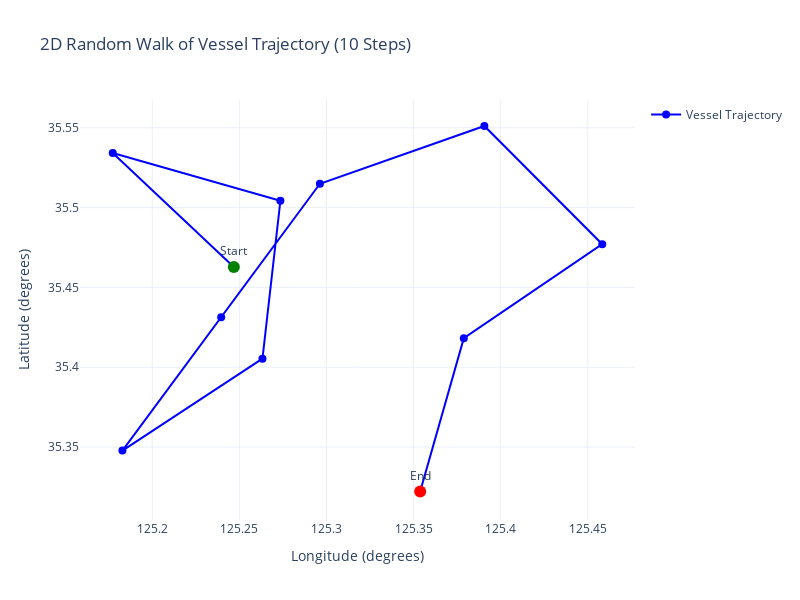
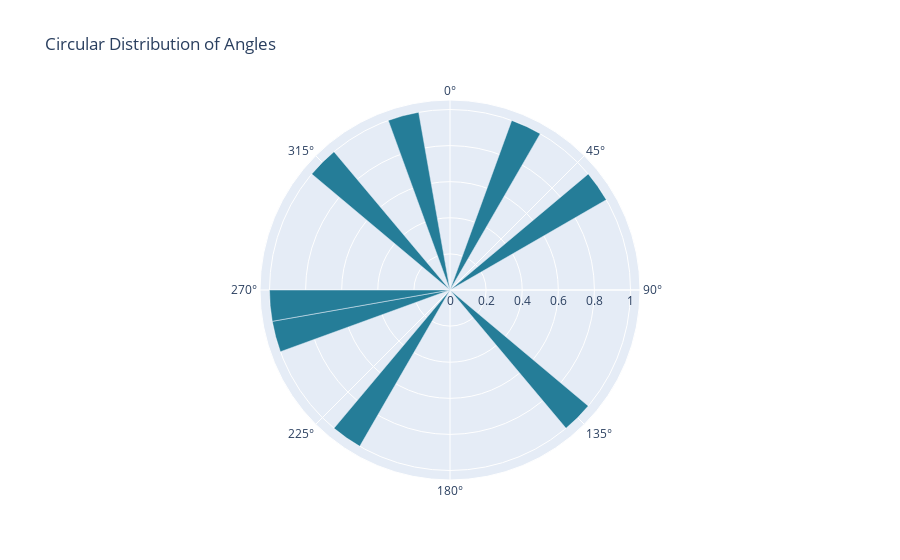

Notebook code cell kept with these figures, in order:
### Markdown cell above
## Random walk example

### Code cell
#
# Parameters
num_steps = 10
step_size = 0.1  # degrees
drift = np.array([0.001, 0.0005])  # Drift vector (x, y) due to current

# Initialize arrays
positions = np.zeros((num_steps + 1, 2))  # (x, y) coordinates
positions[0] = [125.2468, 35.4628]  # Starting point

thetas =[]
# Generate random walk
np.random.seed(42)  # For reproducibility
for t in range(1, num_steps + 1):
    # Random direction (angle in radians)
    theta = np.random.uniform(0, 2 * np.pi)
    print(np.rad2deg(theta))
    thetas.append(np.rad2deg(theta))
    # Displacement vector
    displacement = step_size * np.array([np.cos(theta), np.sin(theta)])
    # Update position with random step and drift
    positions[t] = positions[t-1] + displacement + drift

positions
# Create Plotly figure
fig = go.Figure()

# Plot the trajectory as a line
fig.add_trace(
    go.Scatter(
        x=positions[:, 0],
        y=positions[:, 1],
        mode='lines+markers',
        name='Vessel Trajectory',
        line=dict(color='blue'),
        marker=dict(size=8)
    )
)

# Add annotations for start and end points
fig.add_trace(
    go.Scatter(
        x=[positions[0, 0], positions[-1, 0]],
        y=[positions[0, 1], positions[-1, 1]],
        mode='markers+text',
        text=['Start', 'End'],
        textposition='top center',
        marker=dict(size=12, color=['green', 'red']),
        showlegend=False
    )
)

# Update layout
fig.update_layout(
    title='2D Random Walk of Vessel Trajectory (10 Steps)',
    xaxis_title='Longitude (degrees)',
    yaxis_title='Latitude (degrees)',
    showlegend=True,
    template='plotly_white',
    width=800,
    height=600
)

# Show plot
fig.show()

thetas = pd.DataFrame(thetas)
fig = plot_circular_distribution(thetas)
fig.show()
print(fit_circular_distributions(thetas))

### Figure 1 — Plotly figure (JSON) as saved in the notebook; plotly's stock layout.template omitted (floating-point values rounded to 4 significant figures)
{"data": [{"line": {"color": "blue"}, "marker": {"size": 8}, "mode": "lines+markers", "name": "Vessel Trajectory", "type": "scatter", "x": [125.2, 125.2, 125.3, 125.3, 125.2, 125.2, 125.3, 125.4, 125.5, 125.4, 125.4], "y": [35.46, 35.53, 35.5, 35.41, 35.35, 35.43, 35.51, 35.55, 35.48, 35.42, 35.32]}, {"marker": {"color": ["green", "red"], "size": 12}, "mode": "markers+text", "showlegend": false, "text": ["Start", "End"], "textposition": "top center", "type": "scatter", "x": [125.2, 125.4], "y": [35.46, 35.32]}], "layout": {"height": 600, "showlegend": true, "title": {"text": "2D Random Walk of Vessel Trajectory (10 Steps)"}, "width": 800, "xaxis": {"title": {"text": "Longitude (degrees)"}}, "yaxis": {"title": {"text": "Latitude (degrees)"}}}}

### Figure 2 — Plotly figure (JSON) as saved in the notebook; plotly's stock layout.template omitted (floating-point values rounded to 4 significant figures)
{"data": [{"marker": {"color": [0, 0, 1, 0, 0, 1, 0, 0, 0, 0, 0, 0, 0, 1, 0, 0, 0, 0, 0, 0, 0, 1, 0, 0, 0, 1, 1, 0, 0, 0, 0, 1, 0, 0, 1, 0], "colorbar": {"title": {"text": "Count"}}, "colorscale": [[0, "rgb(176, 242, 188)"], [0.1667, "rgb(137, 232, 172)"], [0.3333, "rgb(103, 219, 165)"], [0.5, "rgb(76, 200, 163)"], [0.6667, "rgb(56, 178, 163)"], [0.8333, "rgb(44, 152, 160)"], [1, "rgb(37, 125, 152)"]], "showscale": false}, "name": "Angle Distribution", "r": [0, 0, 1, 0, 0, 1, 0, 0, 0, 0, 0, 0, 0, 1, 0, 0, 0, 0, 0, 0, 0, 1, 0, 0, 0, 1, 1, 0, 0, 0, 0, 1, 0, 0, 1, 0], "theta": [5, 15.0, 25.0, 35, 45, 55, 65, 75.0, 85, 95, 105.0, 115, 125.0, 135, 145, 155, 165, 175, 185, 195.0, 205, 215, 225, 235, 245.0, 255.0, 265, 275, 285, 295.0, 305, 315, 325, 335, 345, 355], "type": "barpolar", "width": 10}], "layout": {"polar": {"angularaxis": {"direction": "clockwise", "rotation": 90, "ticktext": ["0°", "45°", "90°", "135°", "180°", "225°", "270°", "315°"], "tickvals": [0, 45, 90, 135, 180, 225, 270, 315]}}, "showlegend": false, "title": {"text": "Circular Distribution of Angles"}}}
